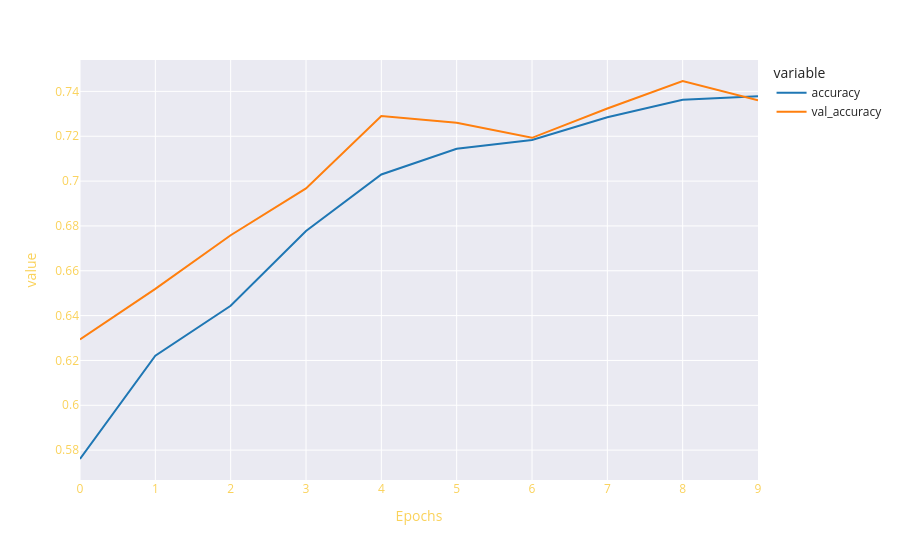

Source (notebook cell):
### Code cell
fig = px.line(results, 
              y=[results['accuracy'], results['val_accuracy']], 
              template='seaborn', 
              color_discrete_sequence=['#1f77b4', '#ff7f0e'])
fig.update_layout(
    title_font_color='#fad25a',
    xaxis=dict(title='Epochs', color='#fad25a'), 
    yaxis=dict(color='#fad25a')
)
fig.show()

### Figure 1 — Plotly figure (JSON) as saved in the notebook; plotly's stock layout.template omitted (floating-point values rounded to 4 significant figures)
{"data": [{"hovertemplate": "variable=accuracy<br>index=%{x}<br>value=%{y}<extra></extra>", "legendgroup": "accuracy", "line": {"color": "#1f77b4", "dash": "solid"}, "marker": {"symbol": "circle"}, "mode": "lines", "name": "accuracy", "orientation": "v", "showlegend": true, "type": "scatter", "x": [0, 1, 2, 3, 4, 5, 6, 7, 8, 9], "xaxis": "x", "y": [0.576, 0.6222, 0.6444, 0.6778, 0.7029, 0.7144, 0.7183, 0.7284, 0.7362, 0.7378], "yaxis": "y"}, {"hovertemplate": "variable=val_accuracy<br>index=%{x}<br>value=%{y}<extra></extra>", "legendgroup": "val_accuracy", "line": {"color": "#ff7f0e", "dash": "solid"}, "marker": {"symbol": "circle"}, "mode": "lines", "name": "val_accuracy", "orientation": "v", "showlegend": true, "type": "scatter", "x": [0, 1, 2, 3, 4, 5, 6, 7, 8, 9], "xaxis": "x", "y": [0.6294, 0.6519, 0.6759, 0.6967, 0.729, 0.726, 0.7193, 0.7324, 0.7446, 0.736], "yaxis": "y"}], "layout": {"legend": {"title": {"text": "variable"}, "tracegroupgap": 0}, "margin": {"t": 60}, "title": {"font": {"color": "#fad25a"}}, "xaxis": {"anchor": "y", "color": "#fad25a", "domain": [0, 1], "title": {"text": "Epochs"}}, "yaxis": {"anchor": "x", "color": "#fad25a", "domain": [0, 1], "title": {"text": "value"}}}}
